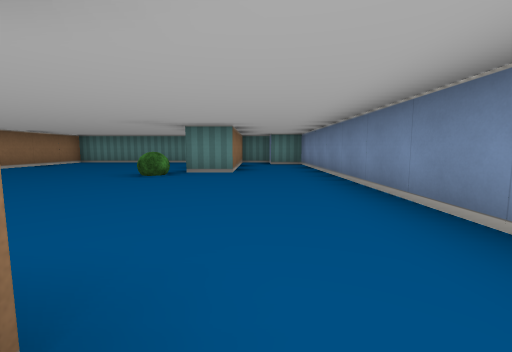
View 1 (above)

17 first-person views from a walk through a cub3D ray-caster map. The camera is about half as high as the walls, tilts 6° down and sees 90° across. The floor is counted in squares. Each view is taken from the middle of a square. On the plan, view 1 faces up. The plan holds only what a view shows up to about 9 squares ahead; the rest is blank.

View 2
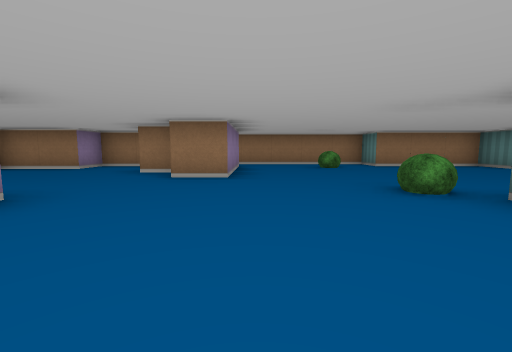

View 3
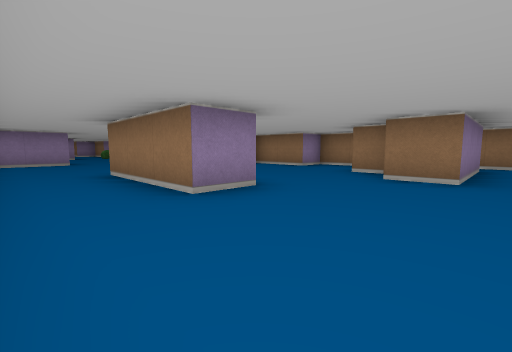

View 4
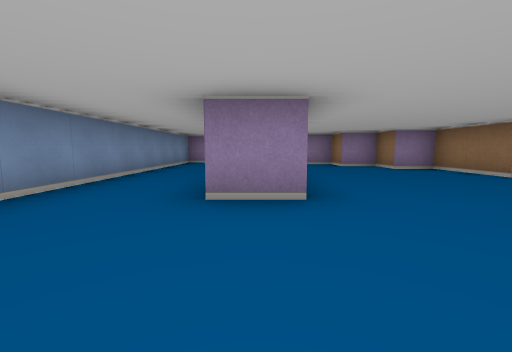

View 5
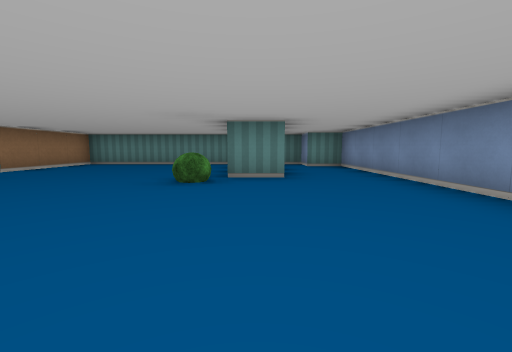

View 6
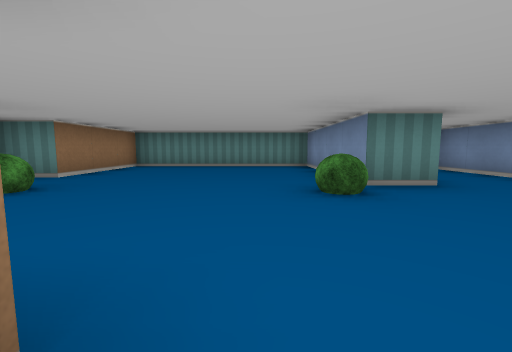

View 7
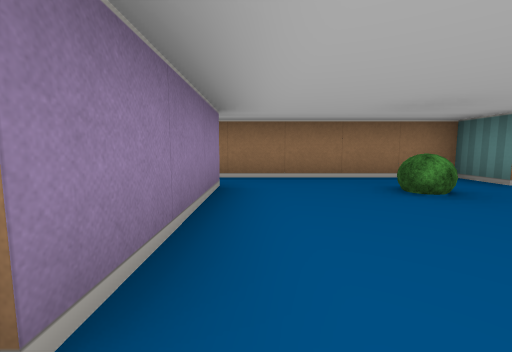

View 8
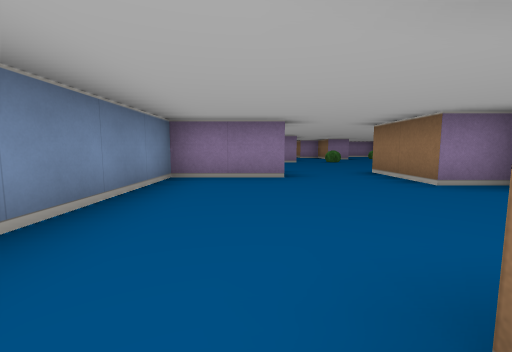

View 9
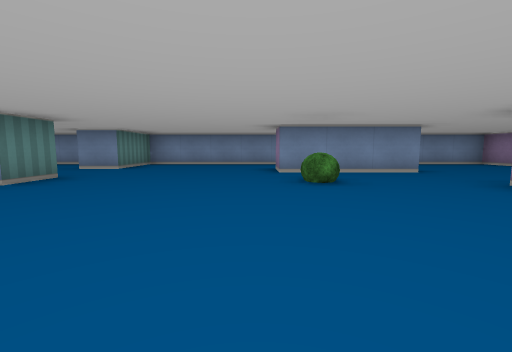

View 10
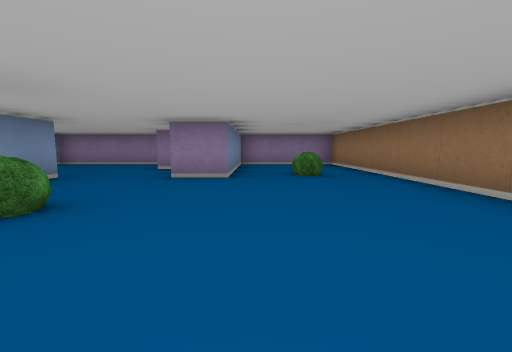

View 11
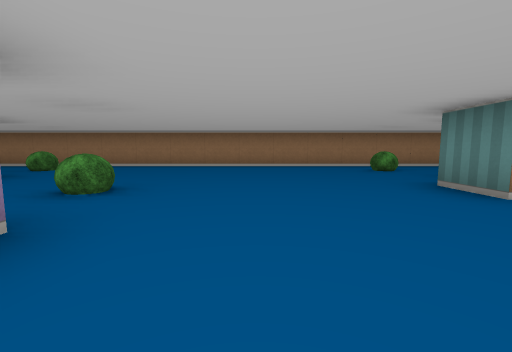

View 12
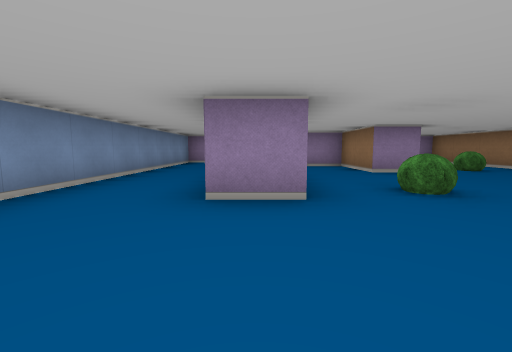

View 13
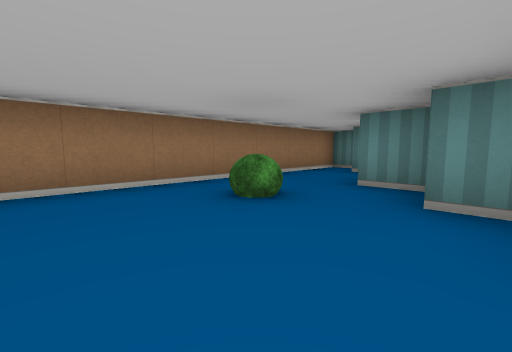

View 14
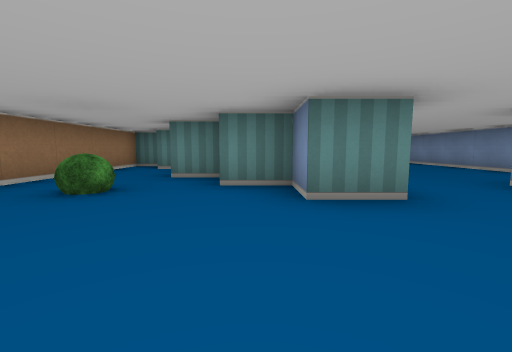

View 15
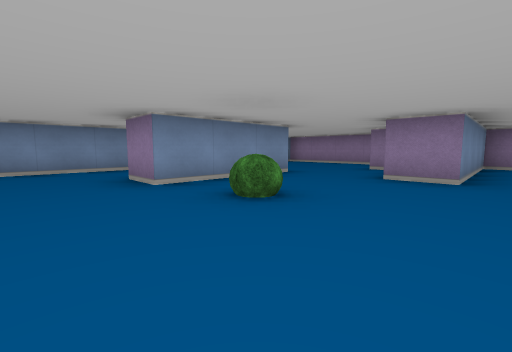

View 16
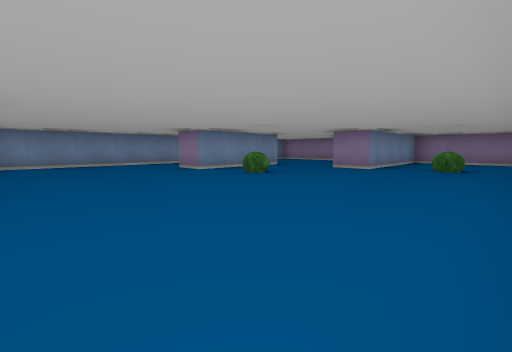

View 17
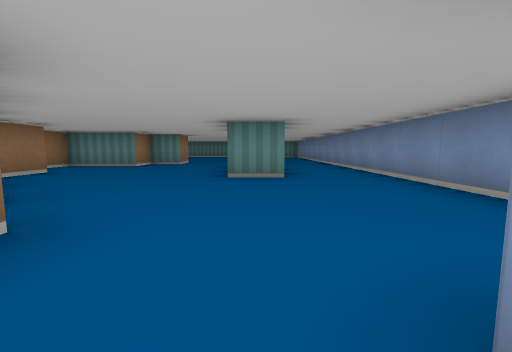

### Floor plan
Points are (right, up) in squares from view 1. A wall is a line through its corners. A room is listed if a view was taken in it or the views show most of it. See-through windows are left out.
Room 1 (views 1, 5, 8)
walls: (-1.6, 0.5) (-0.5, 0.5) (-0.5, -2.5) (-1.5, -2.5); (-3.5, 1.5) (-4.5, 1.5) (-4.5, 0.5) (-6.5, 0.5) (-6.5, -1.5) (-5.5, -1.5) (-5.5, -3.5) (-4.5, -3.5) (-4.5, -4.5) (-3.5, -4.5) (-3.5, -5.5) (-2.5, -5.5) (-2.5, -6.5); (-0.5, -6.5) (1.5, -6.5) (1.5, 0.5)
ways out: opening at (-1, 1.6) to room 2; opening at (-1.5, -7) to room 3
Room 2 (views 2, 3, 4, 6, 7)
walls: (-6.5, 2.5) (-3.5, 2.5) (-3.5, 1.5); (-0.5, 8.8) (-0.5, 5.5) (-1.5, 5.5) (-1.5, 9.5) (-6.5, 9.5) (-6.5, 6.5) (-7.5, 6.5) (-7.5, 2.2); (1.5, 0.5) (1.5, 8.5) (0.5, 8.5) (0.5, 9.5) (-0.1, 9.5)
ways out: opening at (-1, 1.6) to room 1
objects: bush (-6, 5); bush (-2, 5)
Room 3 (views 9, 10, 11, 12, 13, 14, 15, 16, 17)
walls: (-1.5, -14.6) (-1.5, -11.5) (-0.5, -11.5); (-2.5, -6.5) (-2.5, -7.5) (-3.5, -7.5) (-3.5, -6.5) (-4.5, -6.5); (1.5, -11.5) (1.5, -7.5) (-0.5, -7.5) (-0.5, -6.5); (-4.6, -5.5) (-5.5, -5.5); (-6.9, -2.5) (-7.5, -2.5) (-7.5, -18.5) (-4.5, -18.5) (-4.5, -14.5) (-3.5, -14.5) (-3.5, -16.5) (-2.5, -16.5)
ways out: opening at (-1.5, -7) to room 1; opening at (-2, -15.5) to room 4; opening at (0.5, -11) to room 4
objects: bush (-6, -15); bush (-6, -7); bush (-3, -12)
Room 4 (no view inside)
walls: (-1.8, -18.5) (1.5, -18.5) (1.5, -11.5)
ways out: opening at (-2, -15.5) to room 3; opening at (0.5, -11) to room 3

Where each view was taken, in squares from view 1:
view 1: 0 up, 0 right, facing up
view 2: 3 up, 1 right, facing left
view 3: 3 up, 1 right, facing down-left
view 4: 3 up, 1 left, facing down
view 5: 1 up, 1 left, facing up
view 6: 2 up, 3 left, facing up
view 7: 3 up, 3 left, facing left
view 8: 2 down, 0 right, facing down
view 9: 11 down, 7 left, facing right
view 10: 10 down, 5 left, facing down
view 11: 10 down, 0 right, facing left
view 12: 9 down, 1 left, facing down
view 13: 9 down, 4 left, facing up-left
view 14: 10 down, 4 left, facing up
view 15: 10 down, 5 left, facing down-right
view 16: 8 down, 7 left, facing down-right
view 17: 7 down, 1 left, facing up
